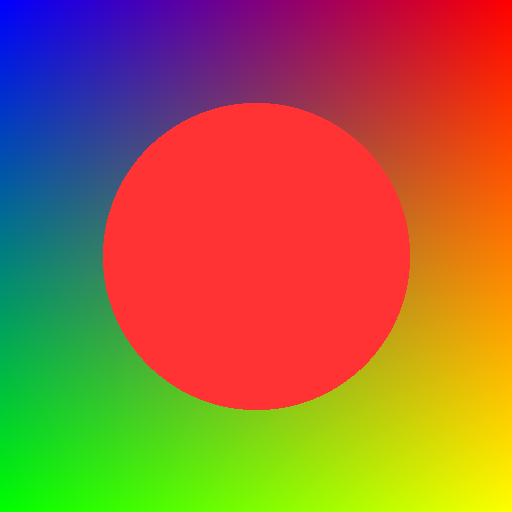
#> input picture packages/lgi-rs/mytest.png, 512 x 512 px
$ python slic_preprocess.py ../mytest.png 3 out.png
#> lines starting #> are read from the running program, lines starting #| are printed output that depends on the picture; after the words box and inside, x2 and y2 are one past the last pixel; in counts of white or black regions, pixels touching at a corner belong together
#!/usr/bin/env python3
"""
SLIC Superpixel Preprocessing for LGI Encoder

Generates Gaussian initialization from SLIC segmentation

Usage:
    python tools/slic_preprocess.py <image_path> <n_segments> [output_json]

Example:
    python tools/slic_preprocess.py kodak-dataset/kodim02.png 500 slic_init.json
"""

import sys
import json
import numpy as np
from skimage.segmentation import slic
from skimage.io import imread
from skimage.color import rgb2lab

def generate_slic_gaussians(image_path, n_segments=100, output_path="slic_init.json"):
    """Generate Gaussian parameters from SLIC superpixels"""
#> called with image_path = '../mytest.png', n_segments = 3, output_path = 'out.png'

    print(f"Loading image: {image_path}")
    image = imread(image_path)
#> image is the input picture: shape (512, 512, 4); mean R, G, B, A 163, 105.3, 60, 255

    if len(image.shape) == 2:  # Grayscale
        image = np.stack([image, image, image], axis=-1)

    height, width = image.shape[:2]
#> height = 512; width = 512
    print(f"Image size: {width}×{height}")
#| Image size: 512×512

    # Run SLIC segmentation
    print(f"Running SLIC (n_segments={n_segments}, compactness=10)...")
    segments = slic(
        image,
        n_segments=n_segments,
        compactness=10,  # Balance color vs spatial proximity
        sigma=1,          # Gaussian smoothing
        start_label=0,
    )
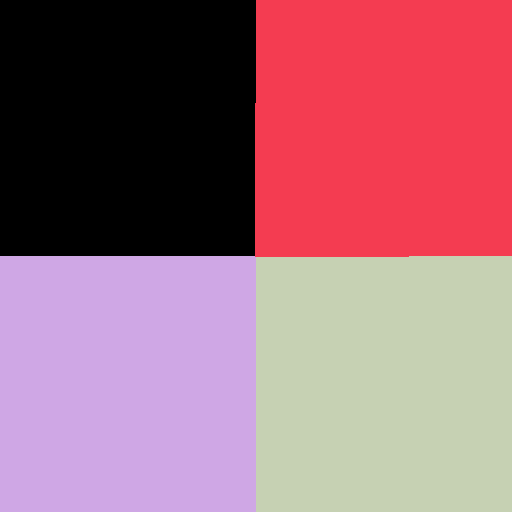
#> segments: shape (512, 512) int64; 4 distinct labels, from 0 to 3; one colour per label, 0 black

    actual_segments = segments.max() + 1
#> actual_segments = 4
    print(f"Created {actual_segments} superpixels")
#| Created 4 superpixels

    # Extract Gaussian parameters from each superpixel
    gaussians = []

    for segment_id in range(actual_segments):
        mask = (segments == segment_id)
        pixels = np.argwhere(mask)

        if len(pixels) == 0:
            continue

        # Centroid (mean position)
        cy, cx = pixels.mean(axis=0)

        # Mean color
        segment_colors = image[mask].astype(float) / 255.0
        r, g, b = segment_colors.mean(axis=0)

        # Compute covariance for Gaussian shape
        if len(pixels) > 1:
            # Position covariance (in pixel space)
            cov = np.cov(pixels.T)

            # Eigendecomposition
            eigenvalues, eigenvectors = np.linalg.eig(cov)

            # Sort eigenvalues (descending)
            idx = eigenvalues.argsort()[::-1]
            eigenvalues = eigenvalues[idx]
            eigenvectors = eigenvectors[:, idx]

            # Gaussian scales (normalized to [0,1])
            # sqrt(eigenvalue) gives std dev in pixels
            scale_x = float(np.sqrt(eigenvalues[0])) / width
            scale_y = float(np.sqrt(eigenvalues[1])) / height

            # Rotation from major eigenvector
            # Note: eigenvector is (y, x) ordering from argwhere
            rotation = float(np.arctan2(eigenvectors[0, 0], eigenvectors[1, 0]))
        else:
            # Single pixel - use small isotropic
            scale_x = 0.01
            scale_y = 0.01
            rotation = 0.0

        gaussians.append({
            "position": [float(cx / width), float(cy / height)],
            "scale": [scale_x, scale_y],
            "rotation": rotation,
            "color": [float(r), float(g), float(b)],
            "segment_id": int(segment_id),
            "pixel_count": int(len(pixels)),
        })
#> this loop made 1 pass
#> (cy, cx) on pass 1: (127.4, 127.2)
#> pass 1, in generate_slic_gaussians, `mask = (segments == segment_id)`:
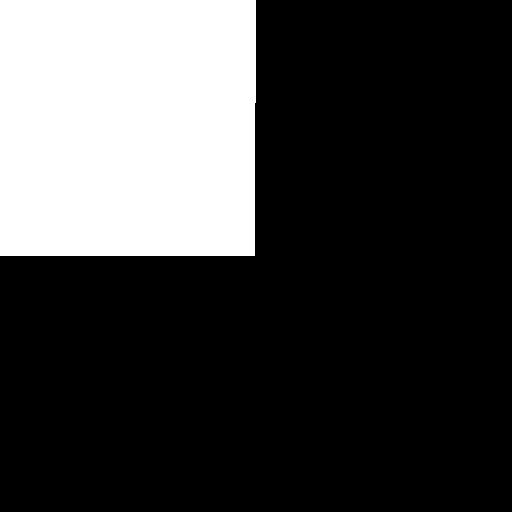
#> mask: shape (512, 512) bool; 24.9% white; 1 white region, box (x1, y1, x2, y2) and area: (0, 0, 256, 256) 65383
#> after the loop, gaussians = []

    # Save to JSON
    output = {
        "source_image": image_path,
        "image_width": int(width),
        "image_height": int(height),
        "n_segments_requested": n_segments,
        "n_gaussians": len(gaussians),
        "gaussians": gaussians,
    }

    with open(output_path, 'w') as f:
        json.dump(output, f, indent=2)

    print(f"✅ Saved {len(gaussians)} Gaussian inits to {output_path}")

    # Statistics
    pixel_counts = [g["pixel_count"] for g in gaussians]
    print(f"\nSuperpixel statistics:")
    print(f"  Mean pixels/segment: {np.mean(pixel_counts):.1f}")
    print(f"  Min/max pixels: {np.min(pixel_counts)} / {np.max(pixel_counts)}")

    return gaussians

if __name__ == "__main__":
    if len(sys.argv) < 3:
        print("Usage: python slic_preprocess.py <image_path> <n_segments> [output_json]")
        print("Example: python slic_preprocess.py kodim02.png 500")
        sys.exit(1)

    image_path = sys.argv[1]
    n_segments = int(sys.argv[2])
    output_path = sys.argv[3] if len(sys.argv) > 3 else "slic_init.json"

#> (the run stopped early here; a loop or call above may not have finished)
